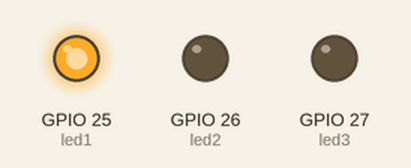
Bench run of a program on a simulated ESP32. Shown: output pins drawn as LEDs (lit = HIGH).

Above: at 0.2 s.
At 0.7 s:
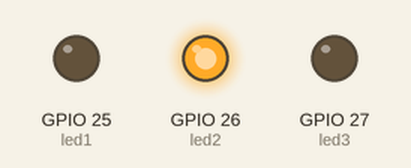
At 2.7 s:
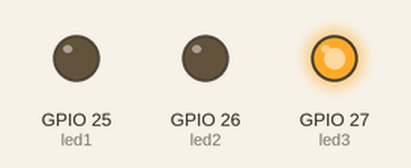
Timing chart, 0 to 3.5 s (numbered marks = the images above):
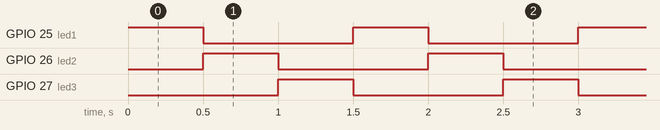

Measured:
- by itself, GPIO 25 (led1), GPIO 26 (led2), GPIO 27 (led3): alternates HIGH for 0.50 s and LOW for 1.0 s
- by itself, everything shown: repeats every 1.5 s, in 4 steps

The program:

main.cpp
```cpp
#include <Arduino.h>

// Define the GPIOs on the ESP32, in this example GPIOs 25,26 and 27:
const int led1 = 25;
const int led2 = 26;
const int led3 = 27;

void setup() {
  // Configure GPIOs as Output
  pinMode(led1, OUTPUT);
  pinMode(led2, OUTPUT);
  pinMode(led3, OUTPUT);
}


void loop() {
//  Turn on and off the LEDs

  digitalWrite(led1, HIGH); // LED 1 on --> GPIO is set on 3,3 V (HIGH)
  delay(500); // wait 500 ms
  digitalWrite(led1, LOW); // LED 1 off --> GIPO is set on 0 Volt (LOW)

  // LED 2 an
  digitalWrite(led2, HIGH); // LED 1 on --> GPIO is set on 3,3 V (HIGH)
  delay(500); // wait 500 ms
  digitalWrite(led2, LOW); // LED 1 off --> GIPO is set on 0 Volt (LOW)

  // LED 3 an
  digitalWrite(led3, HIGH); // LED 1 on --> GPIO is set on 3,3 V (HIGH)
  delay(500); // wait 500 ms
  digitalWrite(led3, LOW); // LED 1 off --> GIPO is set on 0 Volt (LOW)
}
```
